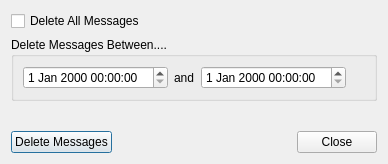
<?xml version="1.0" encoding="UTF-8"?>
<ui version="4.0">
 <class>ClearHistory</class>
 <widget class="QDialog" name="ClearHistory">
  <property name="geometry">
   <rect>
    <x>0</x>
    <y>0</y>
    <width>388</width>
    <height>164</height>
   </rect>
  </property>
  <property name="windowTitle">
   <string>Clear Chat History</string>
  </property>
  <layout class="QVBoxLayout" name="verticalLayout">
   <item>
    <widget class="QCheckBox" name="checkBox">
     <property name="text">
      <string>Delete All Messages</string>
     </property>
    </widget>
   </item>
   <item>
    <widget class="QGroupBox" name="groupBox">
     <property name="title">
      <string>Delete Messages Between....</string>
     </property>
     <layout class="QHBoxLayout" name="horizontalLayout">
      <item>
       <widget class="QDateTimeEdit" name="dateTimeEdit"/>
      </item>
      <item>
       <widget class="QLabel" name="label">
        <property name="text">
         <string>and</string>
        </property>
       </widget>
      </item>
      <item>
       <widget class="QDateTimeEdit" name="dateTimeEdit_2"/>
      </item>
      <item>
       <spacer name="horizontalSpacer_2">
        <property name="orientation">
         <enum>Qt::Horizontal</enum>
        </property>
        <property name="sizeHint" stdset="0">
         <size>
          <width>40</width>
          <height>20</height>
         </size>
        </property>
       </spacer>
      </item>
     </layout>
    </widget>
   </item>
   <item>
    <spacer name="verticalSpacer">
     <property name="orientation">
      <enum>Qt::Vertical</enum>
     </property>
     <property name="sizeHint" stdset="0">
      <size>
       <width>20</width>
       <height>40</height>
      </size>
     </property>
    </spacer>
   </item>
   <item>
    <layout class="QHBoxLayout" name="horizontalLayout_2">
     <item>
      <widget class="QPushButton" name="pushButton">
       <property name="text">
        <string>Delete Messages</string>
       </property>
      </widget>
     </item>
     <item>
      <spacer name="horizontalSpacer">
       <property name="orientation">
        <enum>Qt::Horizontal</enum>
       </property>
       <property name="sizeHint" stdset="0">
        <size>
         <width>40</width>
         <height>20</height>
        </size>
       </property>
      </spacer>
     </item>
     <item>
      <widget class="QPushButton" name="pushButton_2">
       <property name="text">
        <string>Close</string>
       </property>
      </widget>
     </item>
    </layout>
   </item>
  </layout>
 </widget>
 <resources/>
 <connections/>
</ui>
